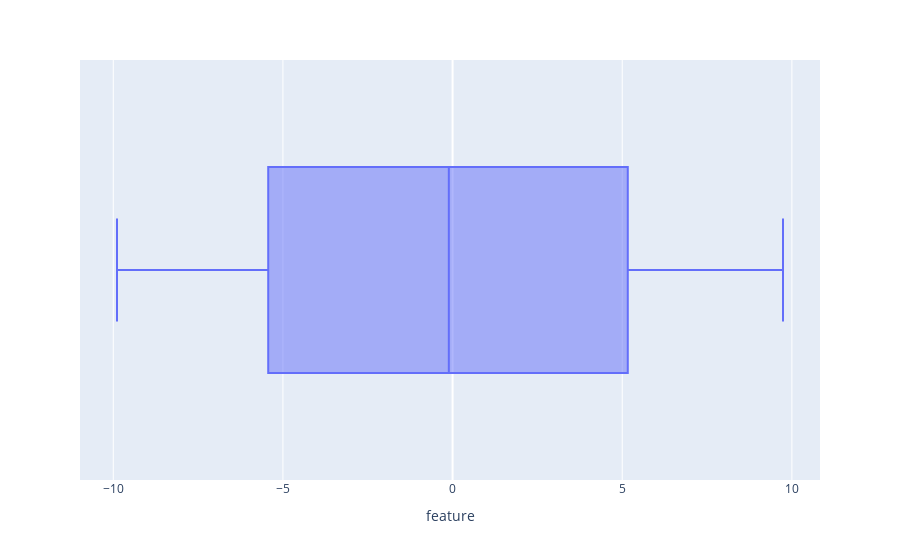

The notebook cell this image was saved under:
### Code cell
# checking for outliers
px.box(df, 'feature')

### Figure 1 — Plotly figure (JSON) as saved in the notebook; plotly's stock layout.template omitted (floating-point values rounded to 4 significant figures; data arrays with more than 128 entries replaced by an {"elided": "..."} marker saying what was removed)
{"data": [{"alignmentgroup": "True", "hovertemplate": "feature=%{x}<extra></extra>", "legendgroup": "", "marker": {"color": "#636efa"}, "name": "", "notched": false, "offsetgroup": "", "orientation": "h", "showlegend": false, "type": "box", "x": {"elided": "200 float values"}, "x0": " ", "xaxis": "x", "y0": " ", "yaxis": "y"}], "layout": {"boxmode": "group", "legend": {"tracegroupgap": 0}, "margin": {"t": 60}, "xaxis": {"anchor": "y", "domain": [0, 1], "title": {"text": "feature"}}, "yaxis": {"anchor": "x", "domain": [0, 1]}}}
